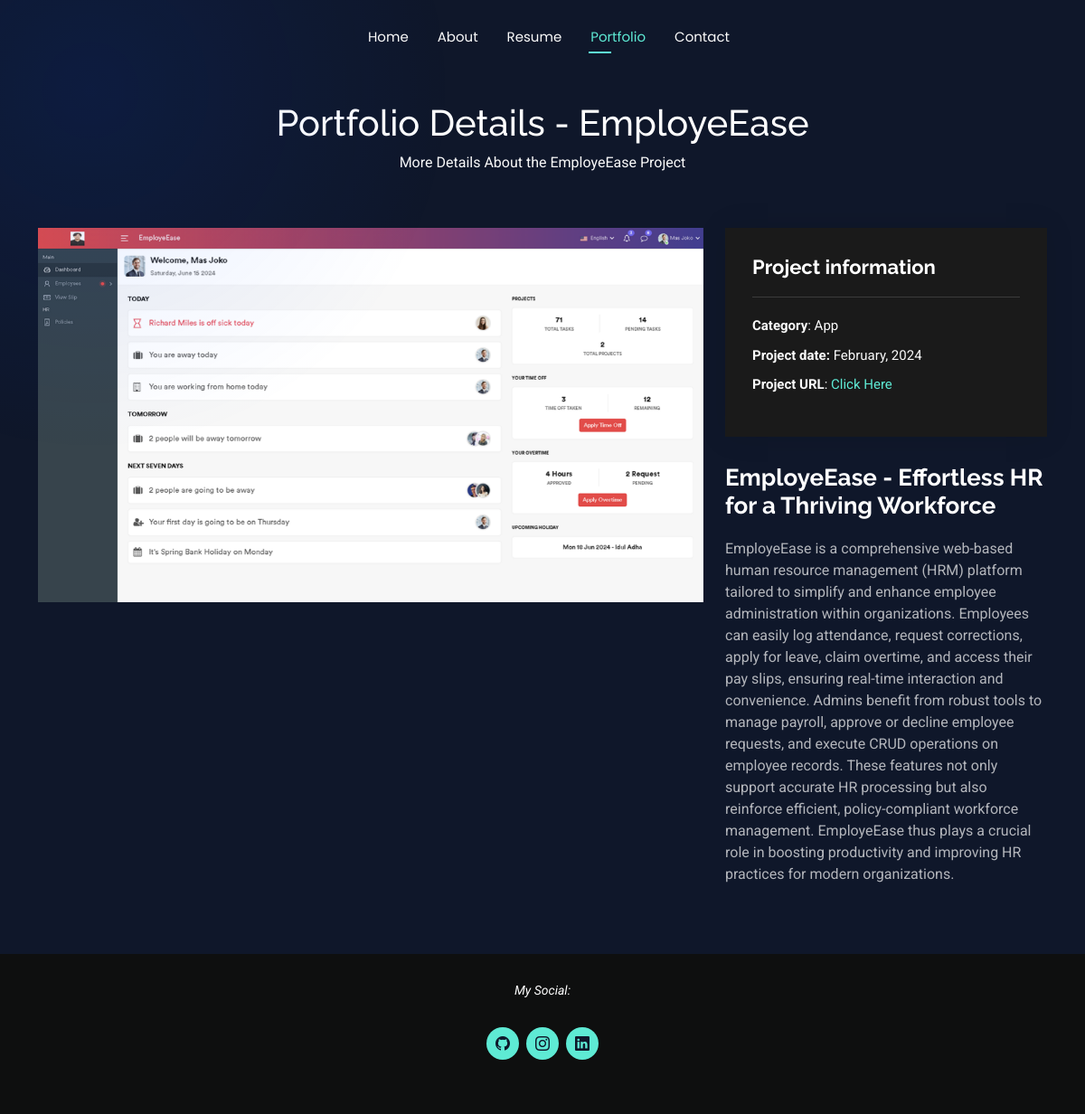
/portfolio-details.php?id=4, run on the app's committed database.
### tables this page shows
CREATE TABLE `portfolio` (
  `id` int NOT NULL,
  `project_name` varchar(255) NOT NULL,
  `category` varchar(50) NOT NULL,
  `description` text,
  `image_url` varchar(255) DEFAULT NULL,
  `project_date` varchar(100) NOT NULL,
  `full_description` text NOT NULL,
  `motto` varchar(50) NOT NULL,
  `project_url` varchar(100) NOT NULL
);

### portfolio-details.php (the view, shortened to what this page needs)
<?php
include './connection.php';
$projectId = isset($_GET['id']) ? (int) $_GET['id'] : 0;
$projectQuery = "SELECT * FROM `portfolio` WHERE `id` = $projectId";
$projectRes = $conn->query($projectQuery);
$project = $projectRes->fetch_assoc();
$query = "SELECT `name`, link FROM `social-link`";
$res = $conn->query($query);
$socialLinks = [];
if ($res->num_rows > 0) {
    while ($row = $res->fetch_assoc()) {
        $socialLinks[$row['name']] = $row['link'];
    }
}
?>
<!DOCTYPE html>
<html lang="en">
  <head>
    <link
      href="assets/vendor/bootstrap/css/bootstrap.min.css"
      rel="stylesheet"
    />
    <link
      href="assets/vendor/bootstrap-icons/bootstrap-icons.css"
      rel="stylesheet"
    />
    <link href="assets/vendor/aos/aos.css" rel="stylesheet" />
    <link href="assets/vendor/swiper/swiper-bundle.min.css" rel="stylesheet" />
    <link
      href="assets/vendor/glightbox/css/glightbox.min.css"
      rel="stylesheet"
    />
    <link href="assets/css/main.css" rel="stylesheet" />
    <link rel="stylesheet" href="assets/css/custom.css" />
  </head>
  <body class="portfolio-details-page">
    <header id="header" class="header d-flex align-items-center fixed-top">
      <div
        class="container-fluid container-xl position-relative d-flex align-items-center justify-content-center"
      >
        <nav id="navmenu" class="navmenu">
          <ul>
            <li><a href="index.php">Home</a></li>
            <li><a href="about.php">About</a></li>
            <li><a href="resume.php">Resume</a></li>
            <li><a href="portfolio.php" class="active">Portfolio</a></li>
            <li><a href="contact.php">Contact</a></li>
          </ul>
        </nav>
      </div>
    </header>
    <main class="main">
      <div class="page-title pt-3" data-aos="fade">
        <div class="mt-5 pt-5">
          <div class="container">
            <div class="row d-flex justify-content-center text-center">
              <div class="col-lg-8">
                <h1>Portfolio Details - <?php echo htmlspecialchars($project['project_name']); ?></h1>
                <p class="mb-0">
                  More Details About the <?php echo htmlspecialchars($project['project_name']); ?> Project
                </p>
              </div>
            </div>
          </div>
        </div>
      </div>
      <section id="portfolio-details" class="portfolio-details section">
        <div class="container" data-aos="fade-up" data-aos-delay="100">
          <div class="row gy-4">
            <div class="col-lg-8">
              <div class="portfolio-details-slider swiper init-swiper">
                <div class="swiper-wrapper align-items-center">
                  <div class="swiper-slide">
                    <img src="<?php echo htmlspecialchars($project['image_url']); ?>" alt="" />
                  </div>
                </div>
              </div>
            </div>
            <div class="col-lg-4">
              <div
                class="portfolio-info"
                data-aos="fade-up"
                data-aos-delay="200"
              >
                <h3>Project information</h3>
                <ul>
                  <li><strong>Category</strong>: <?php echo htmlspecialchars($project['category']); ?></li>
                  <li><strong>Project date: </strong><?php echo htmlspecialchars($project['project_date']); ?></li>
                  <li>
                    <strong>Project URL</strong>:
                    <?php if (!empty($project['project_url'])): ?>
                      <a href="<?php echo htmlspecialchars($project['project_url']); ?>" target="_blank">Click Here</a>
                    <?php else: ?>
                      link for this project is not available
                    <?php endif; ?>
                  </li>
                </ul>
              </div>
              <div
                class="portfolio-description"
                data-aos="fade-up"
                data-aos-delay="300"
              >
                <h2><?php echo htmlspecialchars($project['project_name']); ?> - <?php echo htmlspecialchars($project['motto']); ?></h2>
                <p>
                <?php echo ($project['full_description']); ?>
                </p>
              </div>
            </div>
          </div>
        </div>
      </section>
    </main>
    <footer id="footer" class="footer dark-background">
      <div class="container">
        <p>My Social:</p>
        <div class="social-links d-flex justify-content-center">
          <a target="_blank" href="<?= $socialLinks['github'] ?>"><i class="bi bi-github"></i></a>
          <a target="_blank" href="<?= $socialLinks['instagram'] ?>"><i class="bi bi-instagram"></i></a>
          <a target="_blank" href="<?= $socialLinks['linkedin'] ?>"><i class="bi bi-linkedin"></i></a>
        </div>
      </div>
    </footer>
  </body>
</html>

### assets/css/main.css (style rules this page uses)
:root { --default-font: "Roboto", system-ui, -apple-system, "Segoe UI", Roboto, "Helvetica Neue", Arial, "Noto Sans", "Liberation Sans", sans-serif, "Apple Color Emoji", "Segoe UI Emoji", "Segoe UI Symbol", "Noto Color Emoji"; --heading-font: "Raleway", sans-serif; --nav-font: "Poppins", sans-serif; }
:root { --background-color: #0f172a; --default-color: #fafafa; --heading-color: #ffffff; --accent-color: #5eead4; --surface-color: #1a1a1a; --contrast-color: #0f172a; }
:root { --nav-color: #fafafa; --nav-hover-color: #5eead4; --nav-mobile-background-color: #1a1a1a; --nav-dropdown-background-color: #1a1a1a; --nav-dropdown-color: #fafafa; --nav-dropdown-hover-color: #5eead4; }
.dark-background { --background-color: rgba(15, 15, 15, 0.975); --default-color: #ffffff; --heading-color: #ffffff; --surface-color: #292929f9; --contrast-color: #0f172a; }
:root { scroll-behavior: smooth; }
body { color: var(--default-color); background-color: var(--background-color); font-family: var(--default-font); }
a { color: var(--accent-color); text-decoration: none; transition: 0.3s; }
h1, h2, h3, h4, h5, h6 { color: var(--heading-color); font-family: var(--heading-font); }
.header { --background-color: rgba(0, 0, 0, 0); color: var(--default-color); background-color: var(--background-color); padding: 15px 0; transition: all 0.5s; z-index: 997; }
@media (min-width: 1200px) { .navmenu { padding: 0; } }
@media (min-width: 1200px) { .navmenu ul { margin: 0; padding: 0; display: flex; list-style: none; align-items: center; } }
@media (min-width: 1200px) { .navmenu li { position: relative; } }
@media (min-width: 1200px) { .navmenu>ul>li { white-space: nowrap; padding: 15px 14px; } }
@media (min-width: 1200px) { .navmenu>ul>li:last-child { padding-right: 0; } }
@media (min-width: 1200px) { .navmenu a, .navmenu a:focus { color: var(--nav-color); font-size: 15px; padding: 0 2px; font-family: var(--nav-font); font-weight: 400; display: flex; align-items: center; justify-content: space-between; white-space: nowrap; transition: 0.3s; position: relative; } }
@media (min-width: 1200px) { .navmenu>ul>li>a:before { content: ""; position: absolute; height: 2px; bottom: -6px; left: 0; background-color: var(--nav-hover-color); visibility: hidden; width: 0px; transition: all 0.3s ease-in-out 0s; } }
@media (min-width: 1200px) { .navmenu a:hover:before, .navmenu li:hover>a:before, .navmenu .active:before { visibility: visible; width: 25px; } }
@media (min-width: 1200px) { .navmenu li:hover>a, .navmenu .active, .navmenu .active:focus { color: var(--nav-hover-color); } }
.footer { color: var(--default-color); background-color: var(--background-color); font-size: 14px; text-align: center; padding: 30px 0; position: relative; }
.footer p { font-size: 15; font-style: italic; padding: 0; margin: 0 0 30px 0; }
.footer .social-links { margin: 0 0 30px 0; }
.footer .social-links a { font-size: 16px; display: flex; align-items: center; justify-content: center; background: var(--accent-color); color: var(--contrast-color); line-height: 1; margin: 0 4px; border-radius: 50%; text-align: center; width: 36px; height: 36px; transition: 0.3s; }
.page-title { color: var(--default-color); background-color: var(--background-color); position: relative; }
section, .section { color: var(--default-color); background-color: var(--background-color); padding: 60px 0; scroll-margin-top: 100px; overflow: clip; }
.portfolio-details .portfolio-details-slider img { width: 100%; }
.portfolio-details .portfolio-info { background-color: var(--surface-color); padding: 30px; box-shadow: 0px 0 30px rgba(0, 0, 0, 0.1); }
.portfolio-details .portfolio-info h3 { font-size: 22px; font-weight: 700; margin-bottom: 20px; padding-bottom: 20px; border-bottom: 1px solid color-mix(in srgb, var(--default-color), transparent 85%); }
.portfolio-details .portfolio-info ul { list-style: none; padding: 0; font-size: 15px; }
.portfolio-details .portfolio-info ul li+li { margin-top: 10px; }
.portfolio-details .portfolio-description { padding-top: 30px; }
.portfolio-details .portfolio-description h2 { font-size: 26px; font-weight: 700; margin-bottom: 20px; }
.portfolio-details .portfolio-description p { padding: 0; color: color-mix(in srgb, var(--default-color), transparent 30%); }

### data on the page
portfolio: project_name "EmployeEase", image_url (picture), category "App", project_date "February, 2024", motto "Effortless HR for a Thriving Workforce", full_description "EmployeEase is a comprehensive web-based human resource management (HRM) platform tailored to simplify and enhance employee administration within organizations. Employees can easily log attendance, request corrections, apply for leave, claim overtime, and access their pay slips, ensuring real-time interaction and convenience. Admins benefit from robust tools to manage payroll, approve or decline employee requests, and execute CRUD operations on employee records. These features not only support accurate HR processing but also reinforce efficient, policy-compliant workforce management. EmployeEase thus plays a crucial role in boosting productivity and improving HR practices for modern…"
